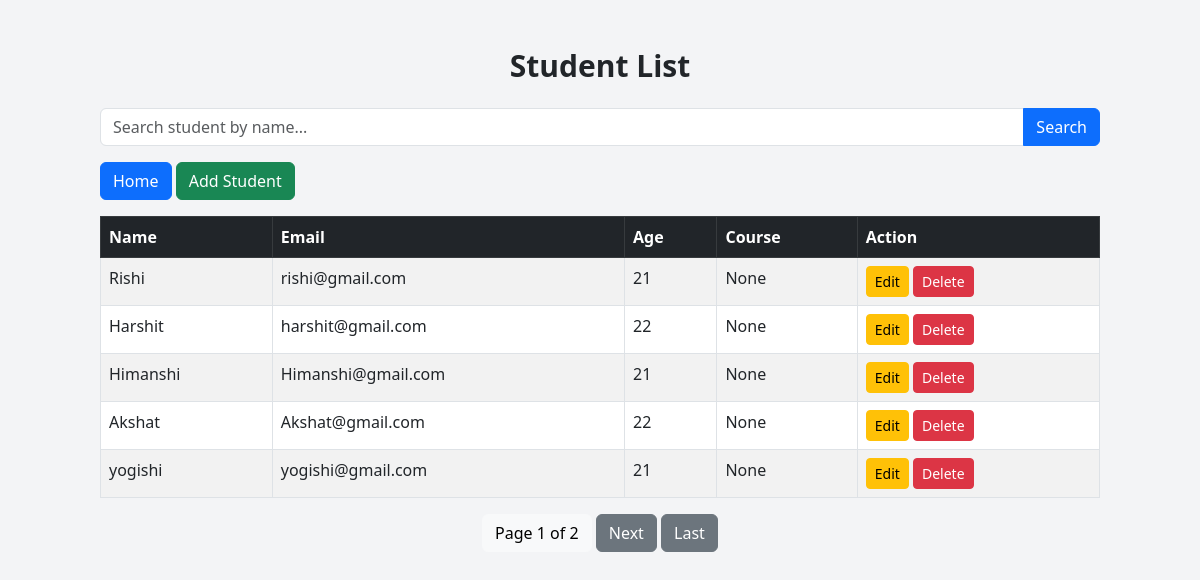
The page /students/ on the database its author committed.
### students/models.py (models this page shows, shortened)
class Student(models.Model):
    name = models.CharField(max_length=100)
    email = models.EmailField()
    age = models.IntegerField()
    course = models.CharField(max_length=100, null=True, blank=True)   # ✅ ADD THIS

### students/views.py (the view)
# urls.py: path('students/', views.StudentListView.as_view(), name='student_list'),
class StudentListView(ListView):
    model = Student
    template_name = 'student_list.html'
    context_object_name = 'students'
    paginate_by = 5
    def get_queryset(self):
        search_query = self.request.GET.get('search')
        queryset = Student.objects.all().order_by('id')
        if search_query:
            return queryset.filter(
                Q(name__icontains=search_query) |
                Q(email__icontains=search_query)
            )
        return queryset

### students/templates/student_list.html (shortened to what this page needs)
<!DOCTYPE html>
<html>
<head>
<link href="https://cdn.jsdelivr.net/npm/bootstrap@5.3.0/dist/css/bootstrap.min.css" rel="stylesheet">
<script src="https://cdn.tailwindcss.com"></script>
</head>
<body class="bg-gray-100">
<div class="container mt-5">
<h1 class="text-3xl font-bold mb-4 text-center">Student List</h1>
<form method="GET" class="mb-3">
<div class="input-group">
<input
type="text"
name="search"
value="{{request.GET.search}}"
placeholder="Search student by name..."
class="form-control"
>
<button type="submit" class="btn btn-primary">
Search
</button>
</div>
</form>
<a href="/" class="btn btn-primary mb-3">Home</a>
<a href="/create/" class="btn btn-success mb-3">Add Student</a>
<table class="table table-bordered table-striped" id="studentTable">
<thead class="table-dark">
<tr>
<th>Name</th>
<th>Email</th>
<th>Age</th>
<th>Course</th>
<th>Action</th>
</tr>
</thead>
<tbody>
{% for student in students %}
<tr>
<td>{{student.name}}</td>
<td>{{student.email}}</td>
<td>{{student.age}}</td>
<td>{{student.course}}</td>
<td>
<a href="{% url 'edit_student' student.id %}" class="btn btn-warning btn-sm">Edit</a>
<a href="{% url 'delete_student' student.id %}"
class="btn btn-danger btn-sm"
onclick="return confirm('Are you sure you want to delete this student?')">
Delete
</a>
</td>
</tr>
{% endfor %}
</tbody>
</table>
<div class="text-center mt-3">
<span class="btn btn-light">
Page {{ page_obj.number }} of {{ page_obj.paginator.num_pages }}
</span>
{% if page_obj.has_next %}
<a href="?page={{ page_obj.next_page_number }}&search={{ request.GET.search }}" class="btn btn-secondary">
Next
</a>
<a href="?page={{ page_obj.paginator.num_pages }}&search={{ request.GET.search }}" class="btn btn-secondary">
Last
</a>
{% endif %}
</div>
</div>
</body>
</html>

### rows shown on the page
Student: name "Rishi", email "rishi@gmail.com", age "21", course "None"
Student: name "Harshit", email "harshit@gmail.com", age "22", course "None"
Student: name "Himanshi", email "Himanshi@gmail.com", age "21", course "None"
Student: name "Akshat", email "Akshat@gmail.com", age "22", course "None"
Student: name "yogishi", email "yogishi@gmail.com", age "21", course "None"

### other values the page prints
{{ page_obj.number }} "1"
{{ page_obj.paginator.num_pages }} "2"
